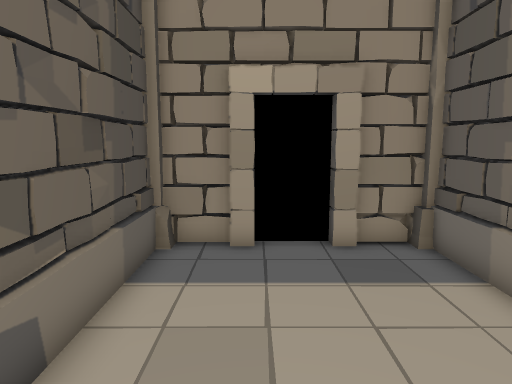
View 1 (above)

16 first-person views from a walk through a 3-D level made in the Unity game engine. The camera is 1.4 m above the floor, tilts 8° down and sees 70° across. The floor is counted in squares, 0.5 m on a side. Each view is taken from the middle of a square. On the plan, view 1 faces up. The plan holds only what a view shows up to about 20 squares ahead; the rest is blank. The place goes on beyond the plan.

View 2
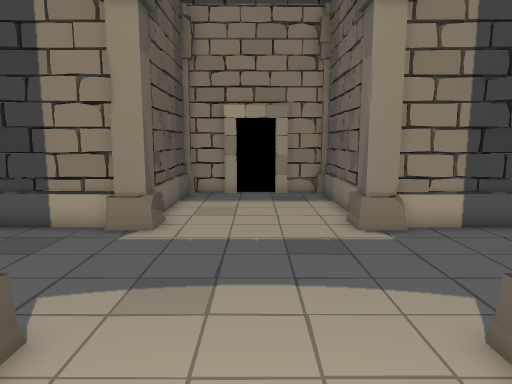

View 3
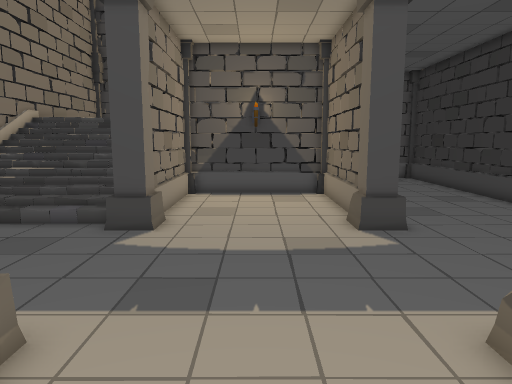

View 4
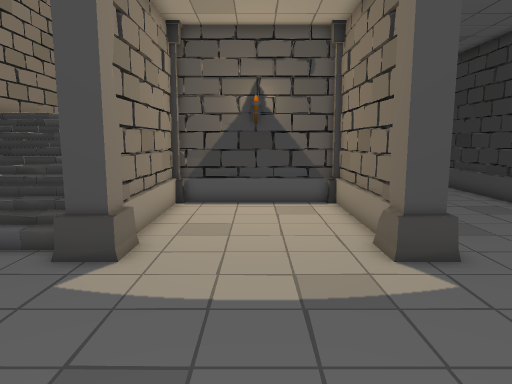

View 5
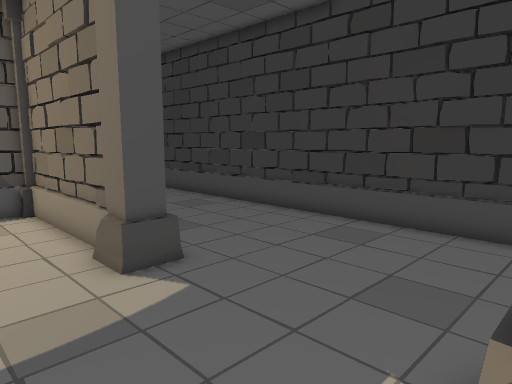

View 6
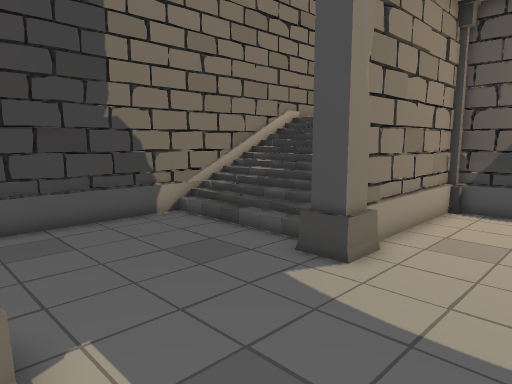

View 7
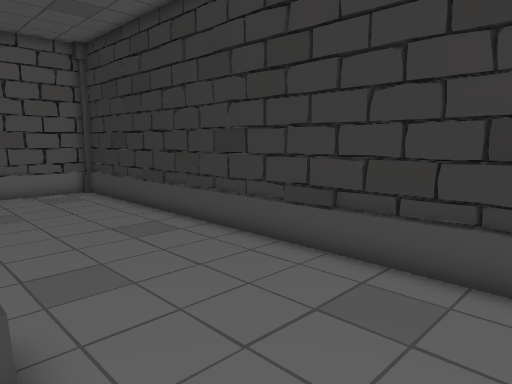

View 8
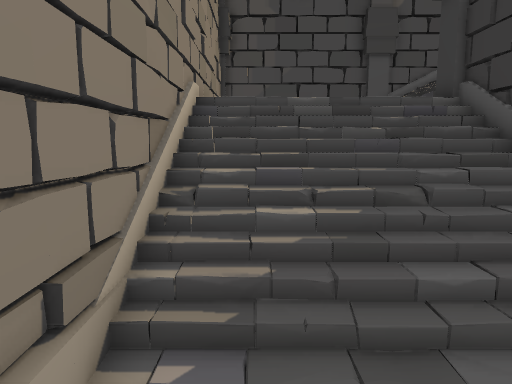

View 9
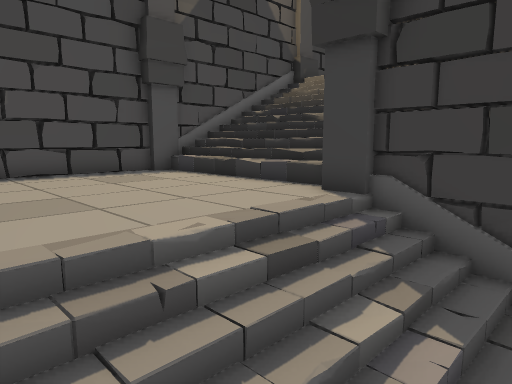

View 10
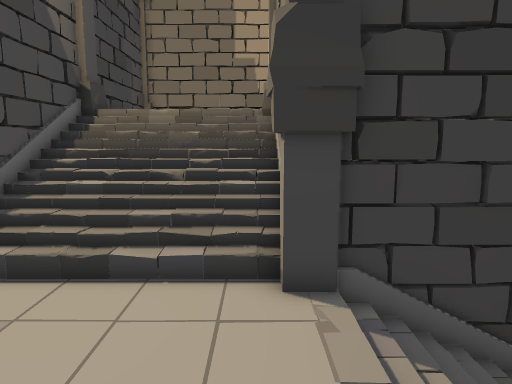

View 11
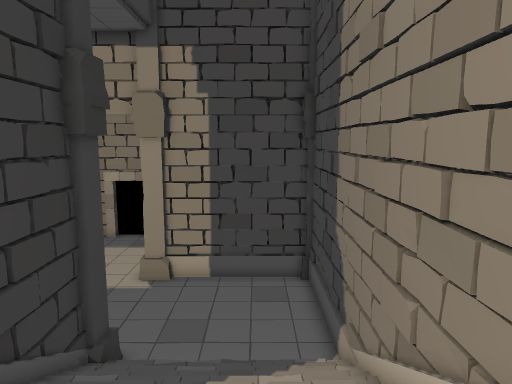

View 12
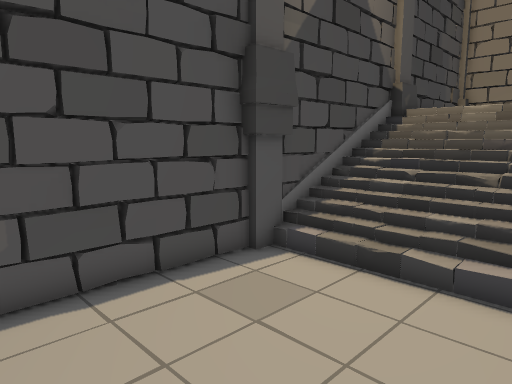

View 13
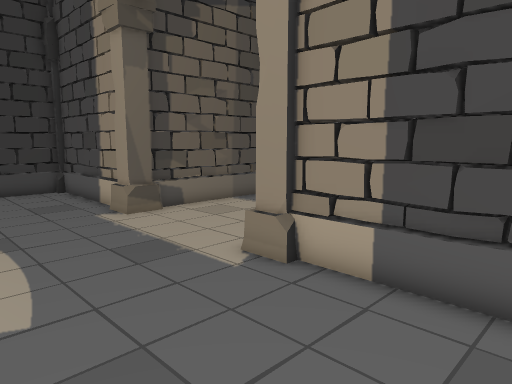

View 14
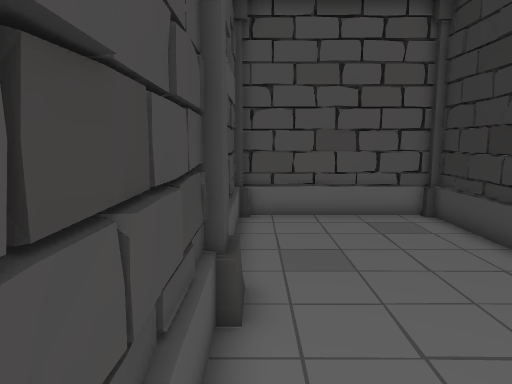

View 15
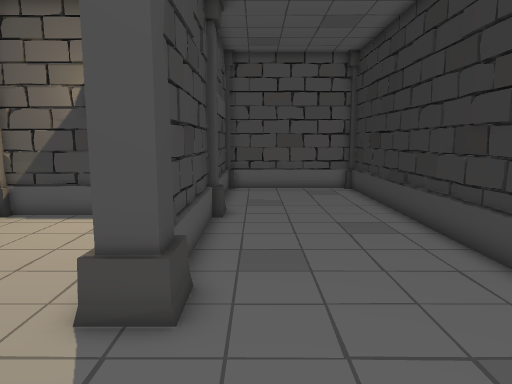

View 16
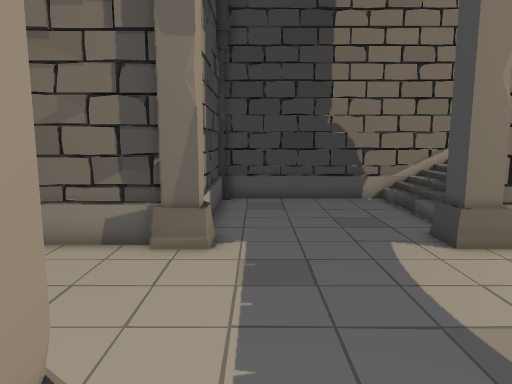

### Floor plan
Key: @ floor where view 1 was taken; # wall or solid block; . main floor; : floor 0.5 m higher than the main floor; + floor 1.25 m higher than the main floor; * floor 2 m higher than the main floor; % floor 2.5 m higher than the main floor; / step, stairs or slope; C column; O other object.
Columns run from 12 left of view 1 to 13 right of it. Each row starts with its distance up from view 1.
 10           ########
  9          C.......#
  8          #.......#
  7          #.......#
  6          #.......#
  5          #.......#
  4          #.......#
  3         ##.......C
  2  ########OC.....C C#######
  1  #.......C.......C.......#
  0  #..........@............#
 -1  #.......................#
 -2  #.......................#
 -3  #.......................#
 -4  #.......................#
 -5  #.......C.......C.......#
 -6  #......C C.....CCC//.///#
 -7  #.......#.......#:/:////#
 -8  #.......#.......#///////#
 -9  #.......#.......#///////#
-10  #.......#.......#///////#
-11  #.......#.......#//+////#
-12  #.......#.......#///////#
-13  #.......#.......##//////#
-14  #......C #######CC***** #
-15  #.......CC/////%C*******#
-16  #....... ////////****** #
-17  #....... // /////****** #
-18  #....... ////////****** #
-19  #....... ////////****** #
-20  #.......  ///////****** #
-21  C.......C///////C****** #
-22 CCC#####C C######C########
-23  C       CC

Positions as (right, up) in squares from view 1, and headings:
1: (0, 0), facing up
2: (1, -10), facing up
3: (1, 6), facing down
4: (1, 3), facing down
5: (1, 2), facing down-left
6: (0, 2), facing down-right
7: (-3, -1), facing down-left
8: (11, -3), facing down
9: (12, -10), facing down-left
10: (12, -15), facing left
11: (10, -16), facing up
12: (12, -15), facing down-left
13: (11, -5), facing up-left
14: (-4, -8), facing down
15: (-5, 0), facing down
16: (-5, 0), facing right
